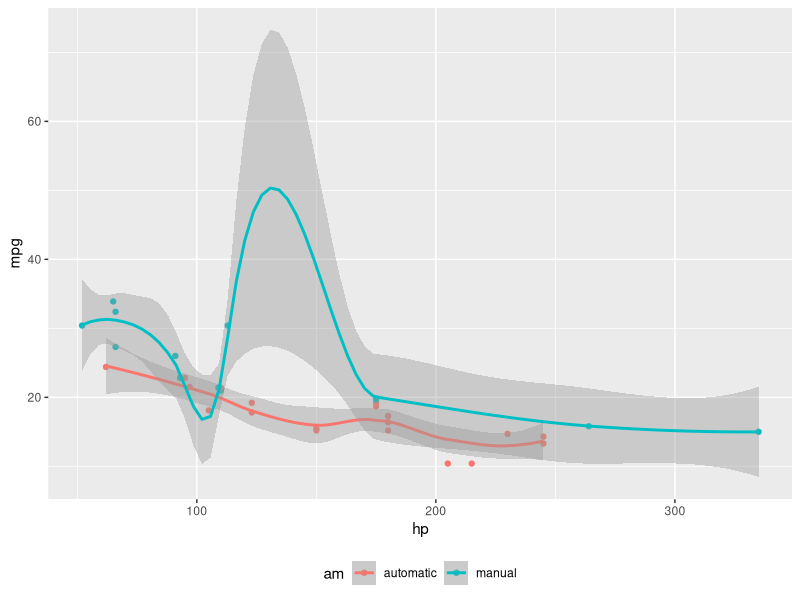
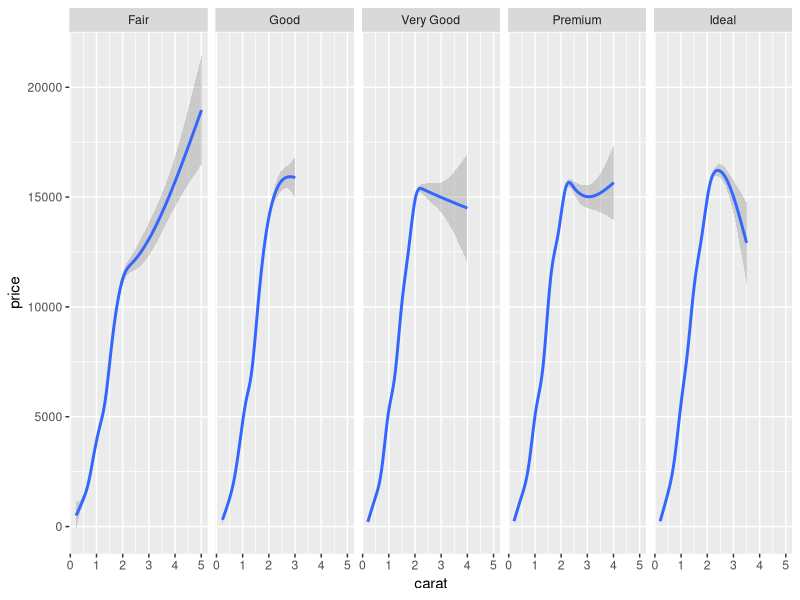
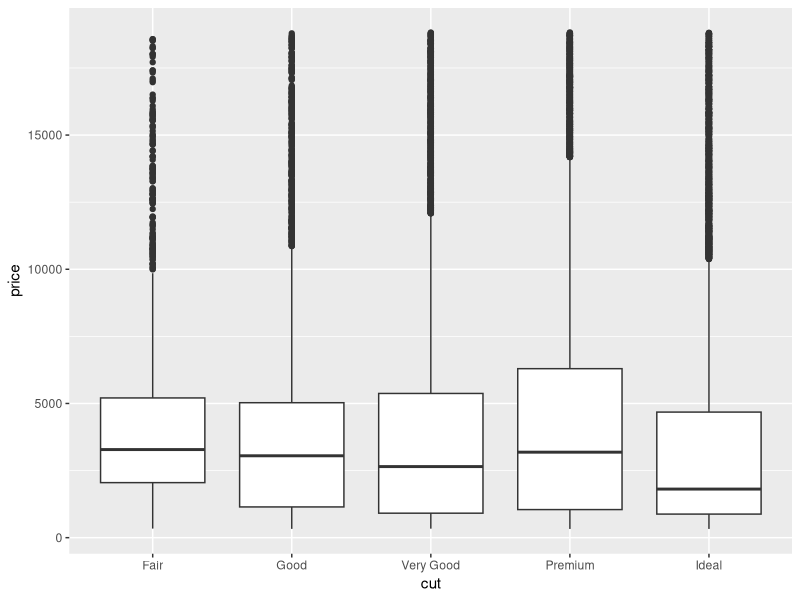
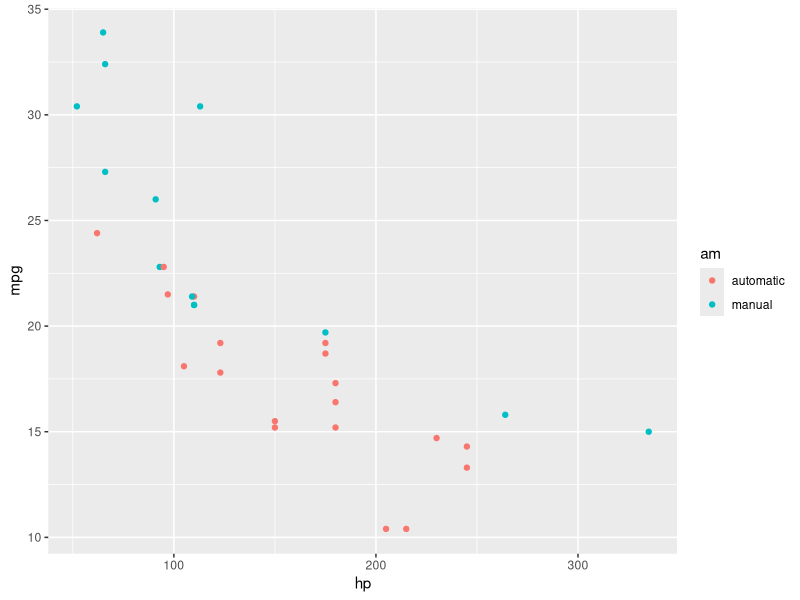
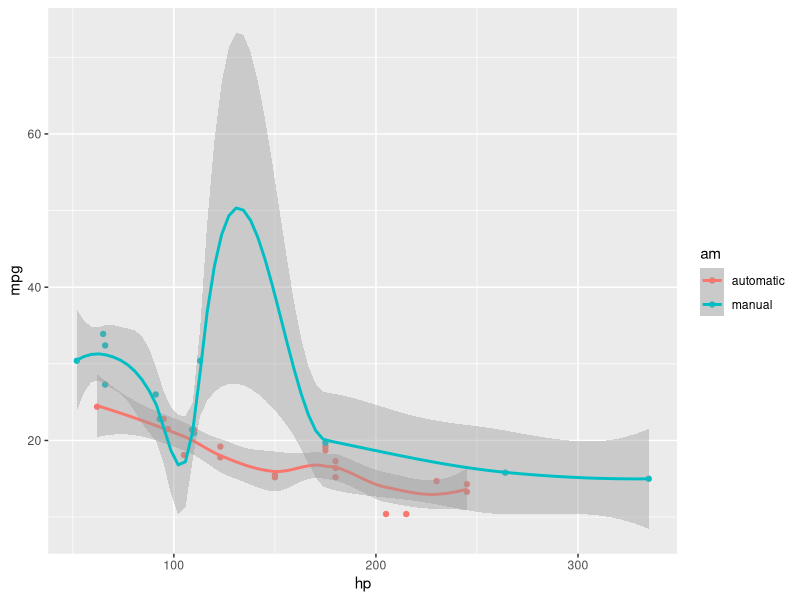
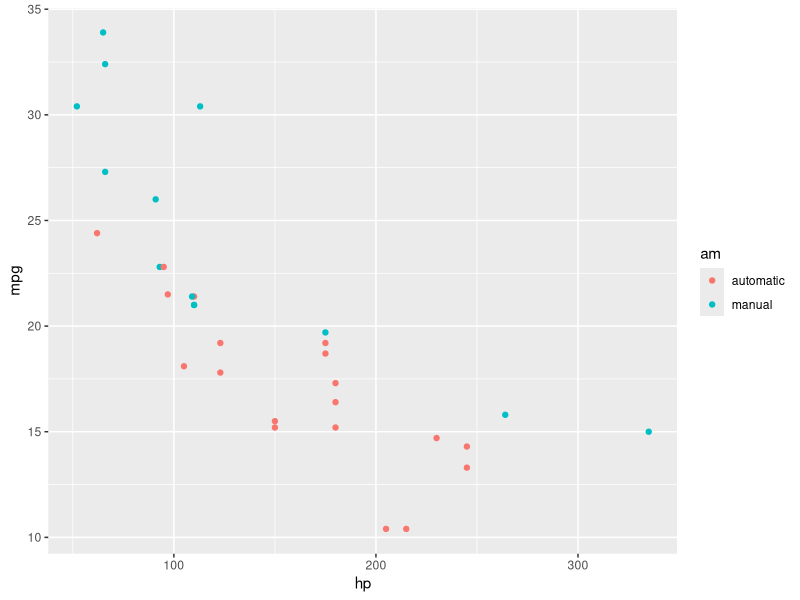
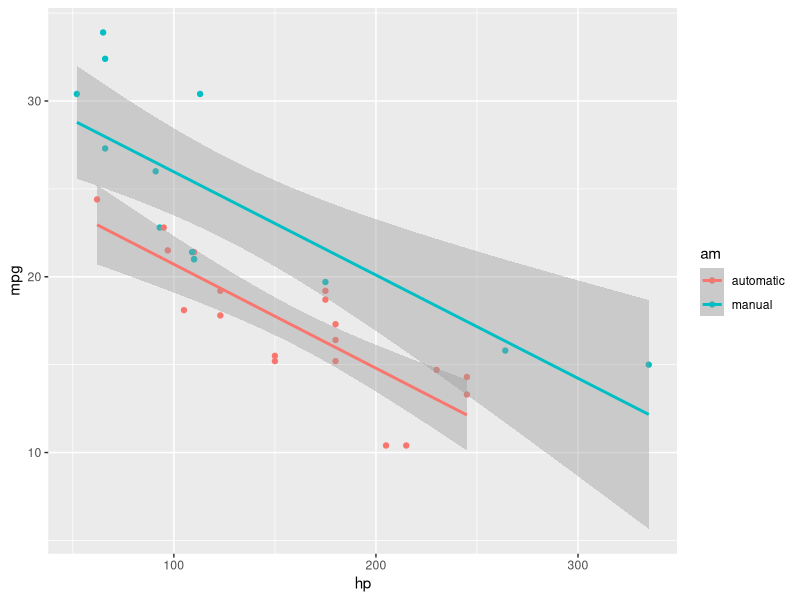
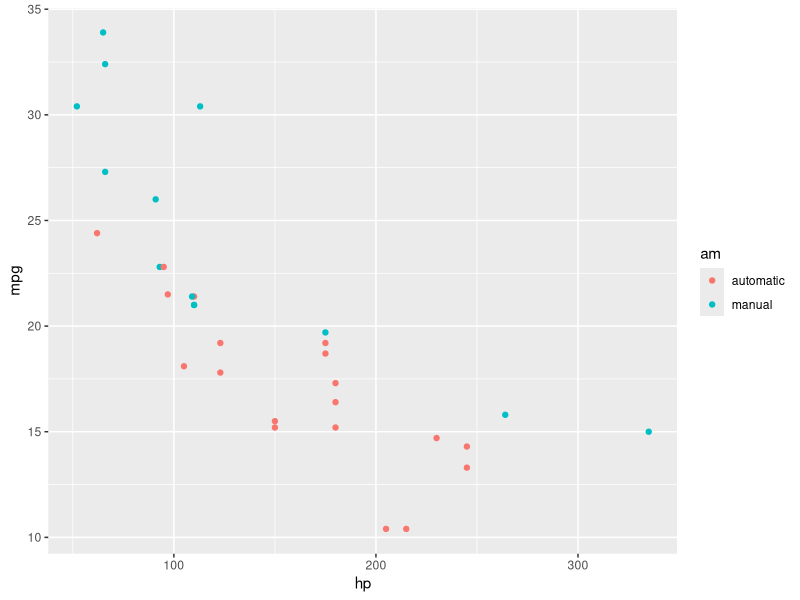

The R script that drew these images, in order:
## ---- chunk 1
library(ggplot2)
mtcars2 <- mtcars
mtcars2$am <- factor(
  mtcars$am, labels = c('automatic', 'manual')
)
ggplot(mtcars2, aes(hp, mpg, color = am)) +
  geom_point() + geom_smooth() +
  theme(legend.position = 'bottom')
## ---- chunk 2
ggplot(diamonds, aes(carat, price)) + geom_smooth() +
  facet_grid(~ cut)
## ---- chunk 3
ggplot(diamonds, aes(cut, price)) + geom_boxplot()
## ---- chunk 4
knitr::kable(
  mtcars[1:6, 1:6], caption = 'A subset of mtcars.'
)
## ---- chunk 5
p <- ggplot(mtcars2, aes(hp, mpg, color = am)) +
  geom_point()
p
p + geom_smooth()
## ---- chunk 6

## ---- chunk 7
p
p + geom_smooth(method = 'lm')
## ---- chunk 8
knitr::kable(head(iris, 15))
p
knitr::kable(head(iris, 12))
p + geom_smooth(method = 'lm')
knitr::kable(head(iris, 5))
## ---- chunk 9
# a boxplot of weight vs transmission; this figure
# will be placed in the margin
ggplot(mtcars2, aes(am, wt)) + geom_boxplot() +
  coord_flip()
## ---- chunk 10
# a figure in the main column
p <- ggplot(mtcars, aes(wt, hp)) + geom_point()
p
## ---- chunk 11
# a fullwidth figure
p + geom_smooth(method = 'lm') + facet_grid(~ gear)
## ---- chunk 12
# create a bib file for the R packages used in this document
knitr::write_bib(c('base', 'rmarkdown'), file = 'skeleton.bib')
